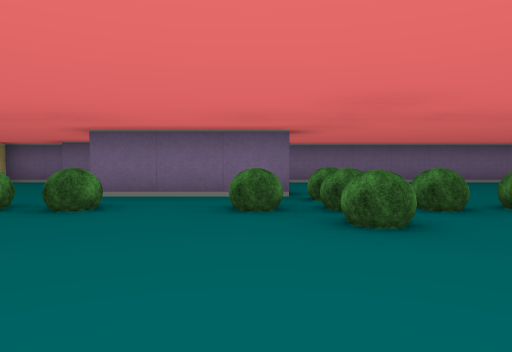
view 1 (above)

19 first-person views from a walk through a cub3D level. The camera is about half as high as the walls, tilts 2° down and sees 70° across. The floor is counted in squares. Each view is taken from the middle of a square. On the plan, view 1 faces up. The plan holds only what a view shows up to about 9 squares ahead; the rest is blank. The place goes on beyond the plan.

view 2
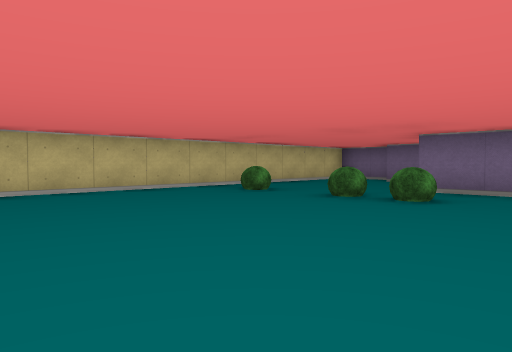

view 3
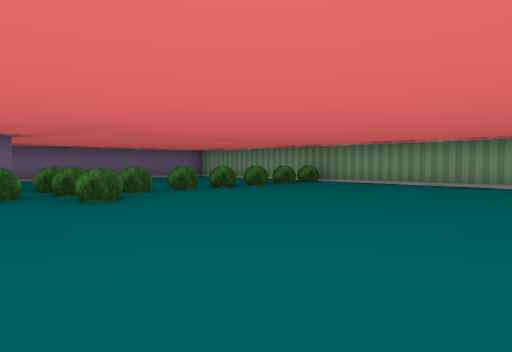

view 4
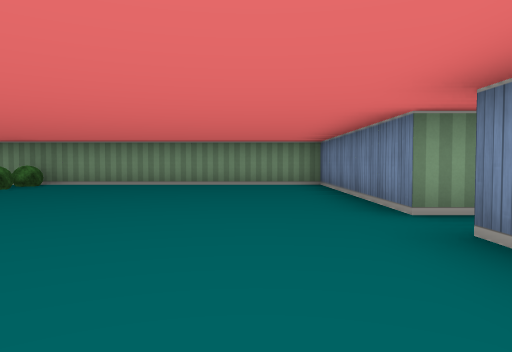

view 5
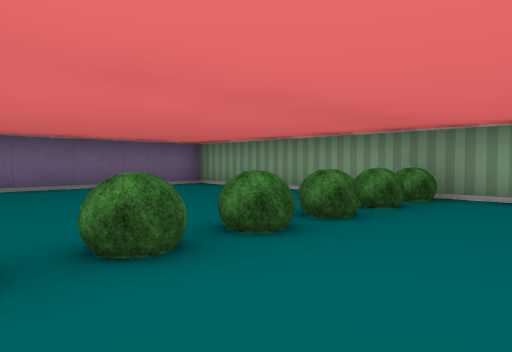

view 6
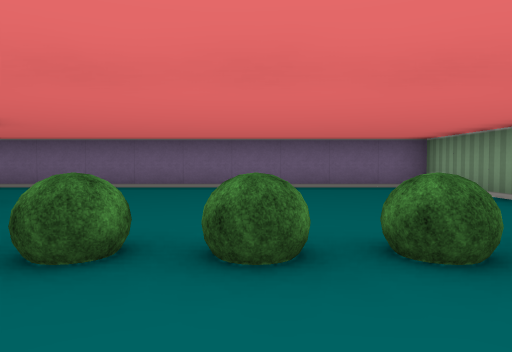

view 7
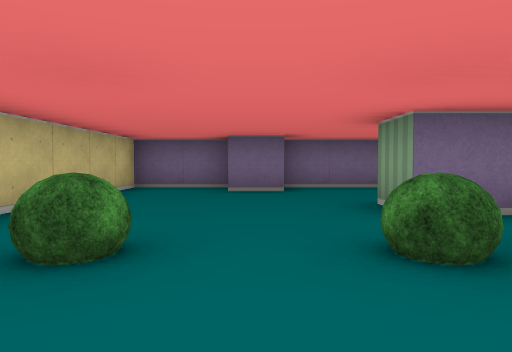

view 8
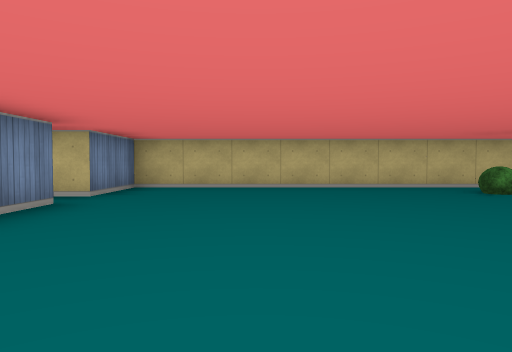

view 9
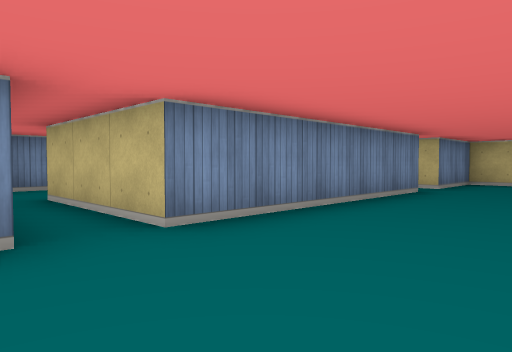

view 10
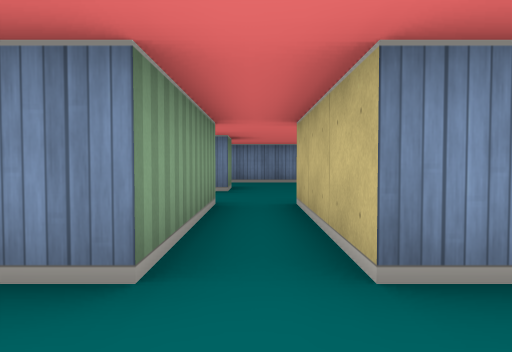

view 11
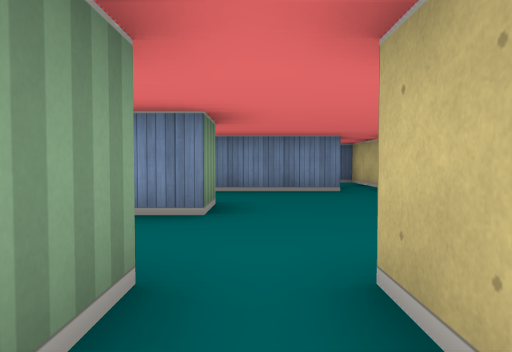

view 12
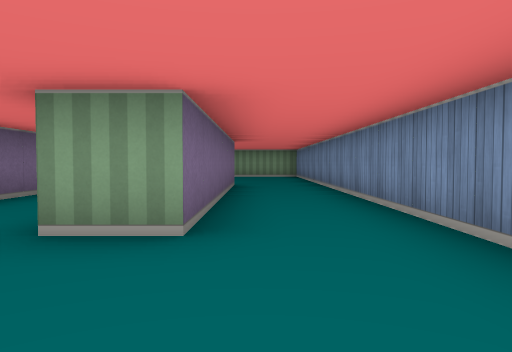

view 13
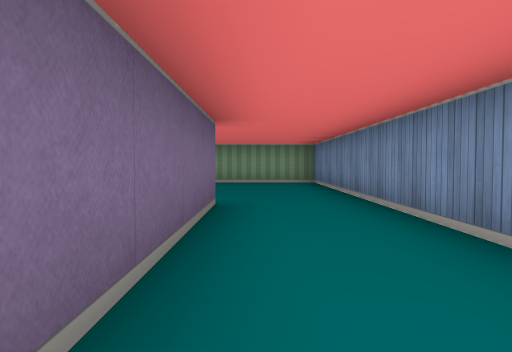

view 14
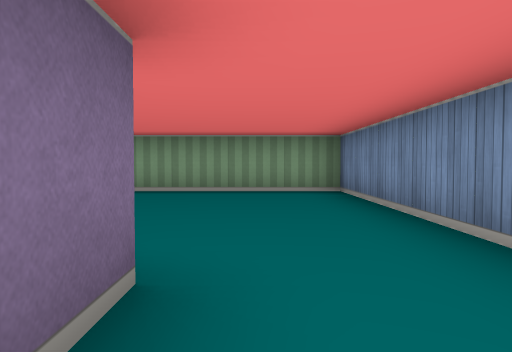

view 15
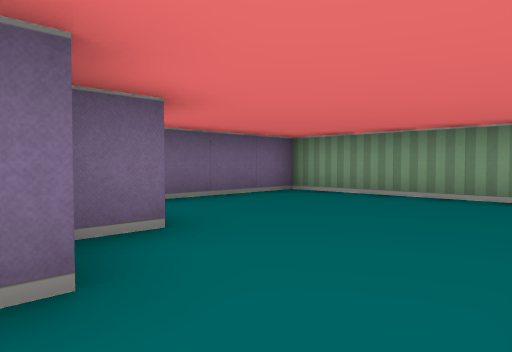

view 16
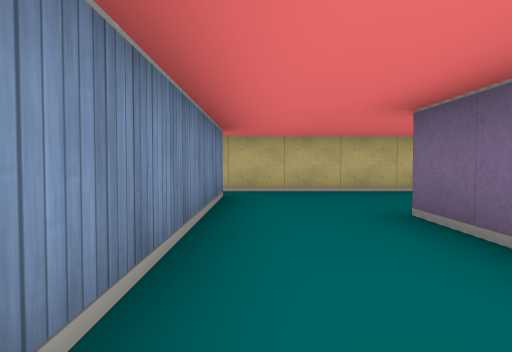

view 17
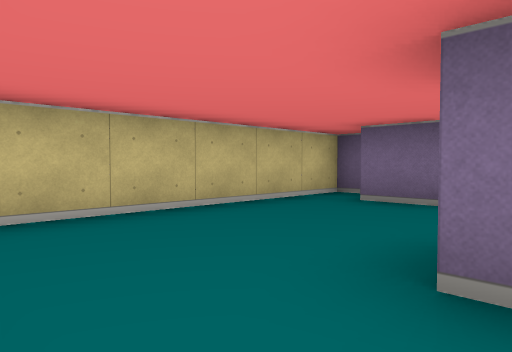

view 18
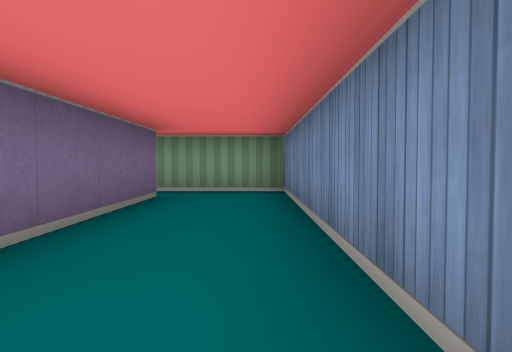

view 19
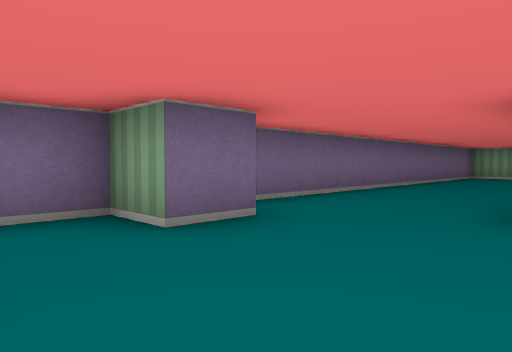

### Floor plan
Ten units are one square. View 1 is at (0, 0); x grows to the right and y downward. Boxes are objects, and circles mark ways between rooms. Rooms are numbered by the first view taken in them; rooms with no view inside come last. Other rooms are left out.
<svg viewBox="-70 -100 150 220">
<path fill="none" stroke="#000" d="M6 -55 -25 -55 -25 -65M25 25 75 25 75 -95 -35 -95M-35 25 15 25M-35 -85 -45 -85 -45 -95 -65 -95 -65 25 -45 25M26 85 -35 85 -35 75 25 75 25 51M36 75 28 75M-35 55 -35 25M25 31 25 25M15 25 15 55 -19 55M-45 25 -45 55 -55 55M-60 45 -65 45 -65 105M-56 105 75 105 75 55 46 55"/>
<rect x="-55" y="-45" width="10" height="10" fill="#bbb"><title>bush</title></rect>
<rect x="-35" y="-45" width="10" height="10" fill="#bbb"><title>bush</title></rect>
<rect x="-25" y="-45" width="10" height="10" fill="#bbb"><title>bush</title></rect>
<rect x="-5" y="-45" width="10" height="10" fill="#bbb"><title>bush</title></rect>
<rect x="5" y="-35" width="10" height="10" fill="#bbb"><title>bush</title></rect>
<rect x="5" y="-45" width="10" height="10" fill="#bbb"><title>bush</title></rect>
<rect x="5" y="-55" width="10" height="10" fill="#bbb"><title>bush</title></rect>
<rect x="15" y="-45" width="10" height="10" fill="#bbb"><title>bush</title></rect>
<rect x="25" y="-45" width="10" height="10" fill="#bbb"><title>bush</title></rect>
<rect x="35" y="-45" width="10" height="10" fill="#bbb"><title>bush</title></rect>
<rect x="45" y="-45" width="10" height="10" fill="#bbb"><title>bush</title></rect>
<rect x="55" y="-45" width="10" height="10" fill="#bbb"><title>bush</title></rect>
<rect x="65" y="-45" width="10" height="10" fill="#bbb"><title>bush</title></rect>
<circle cx="-40" cy="20" r="3" fill="#2a7"/>
<circle cx="20" cy="20" r="3" fill="#2a7"/>
<text x="10" y="-30">1</text>
<text x="0" y="70">2</text>
</svg>
Room 1 opens to room 2.

Where each view was taken, in squares from view 1:
view 1: 0 up, 0 right, facing up
view 2: 1 down, 0 right, facing up-left
view 3: 2 down, 1 left, facing up-right
view 4: 1 down, 1 left, facing right
view 5: 2 up, 2 right, facing up-right
view 6: 2 up, 4 right, facing up
view 7: 2 up, 4 left, facing up
view 8: 0 up, 1 right, facing left
view 9: 0 up, 3 right, facing down-left
view 10: 1 down, 4 left, facing down
view 11: 4 down, 4 left, facing down
view 12: 9 down, 6 left, facing right
view 13: 9 down, 2 left, facing right
view 14: 9 down, 1 right, facing right
view 15: 10 down, 2 right, facing up-right
view 16: 10 down, 0 right, facing left
view 17: 10 down, 3 left, facing up-left
view 18: 7 down, 4 left, facing right
view 19: 6 up, 6 left, facing up-right
